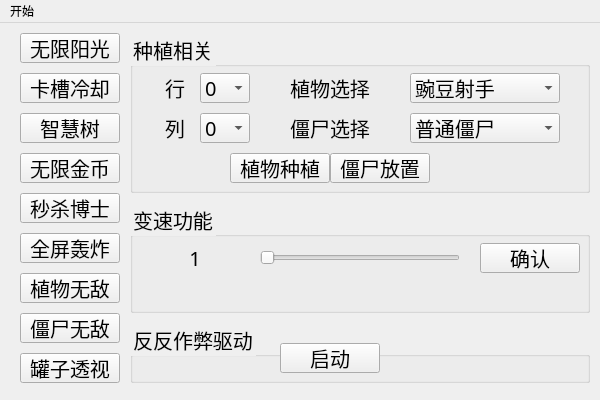
<?xml version="1.0" encoding="UTF-8"?>
<ui version="4.0">
 <class>MainWindow</class>
 <widget class="QMainWindow" name="MainWindow">
  <property name="geometry">
   <rect>
    <x>0</x>
    <y>0</y>
    <width>600</width>
    <height>400</height>
   </rect>
  </property>
  <property name="windowTitle">
   <string>MainWindow</string>
  </property>
  <widget class="QWidget" name="centralwidget">
   <widget class="QPushButton" name="FunBtn_00">
    <property name="geometry">
     <rect>
      <x>20</x>
      <y>10</y>
      <width>100</width>
      <height>30</height>
     </rect>
    </property>
    <property name="styleSheet">
     <string notr="true">font:20px;
font-family:songti;</string>
    </property>
    <property name="text">
     <string>无限阳光</string>
    </property>
   </widget>
   <widget class="QPushButton" name="FunBtn_01">
    <property name="geometry">
     <rect>
      <x>20</x>
      <y>50</y>
      <width>100</width>
      <height>30</height>
     </rect>
    </property>
    <property name="styleSheet">
     <string notr="true">font:20px;
font-family:songti;</string>
    </property>
    <property name="text">
     <string>卡槽冷却</string>
    </property>
   </widget>
   <widget class="QPushButton" name="FunBtn_02">
    <property name="geometry">
     <rect>
      <x>20</x>
      <y>90</y>
      <width>100</width>
      <height>30</height>
     </rect>
    </property>
    <property name="styleSheet">
     <string notr="true">font:20px;
font-family:songti;</string>
    </property>
    <property name="text">
     <string>智慧树</string>
    </property>
   </widget>
   <widget class="QPushButton" name="FunBtn_03">
    <property name="geometry">
     <rect>
      <x>20</x>
      <y>130</y>
      <width>100</width>
      <height>30</height>
     </rect>
    </property>
    <property name="styleSheet">
     <string notr="true">font:20px;
font-family:songti;</string>
    </property>
    <property name="text">
     <string>无限金币</string>
    </property>
   </widget>
   <widget class="QPushButton" name="FunBtn_04">
    <property name="geometry">
     <rect>
      <x>20</x>
      <y>170</y>
      <width>100</width>
      <height>30</height>
     </rect>
    </property>
    <property name="styleSheet">
     <string notr="true">font:20px;
font-family:songti;</string>
    </property>
    <property name="text">
     <string>秒杀博士</string>
    </property>
   </widget>
   <widget class="QPushButton" name="FunBtn_05">
    <property name="geometry">
     <rect>
      <x>20</x>
      <y>210</y>
      <width>100</width>
      <height>30</height>
     </rect>
    </property>
    <property name="styleSheet">
     <string notr="true">font:20px;
font-family:songti;</string>
    </property>
    <property name="text">
     <string>全屏轰炸</string>
    </property>
   </widget>
   <widget class="QPushButton" name="FunBtn_06">
    <property name="geometry">
     <rect>
      <x>20</x>
      <y>250</y>
      <width>100</width>
      <height>30</height>
     </rect>
    </property>
    <property name="styleSheet">
     <string notr="true">font:20px;
font-family:songti;</string>
    </property>
    <property name="text">
     <string>植物无敌</string>
    </property>
   </widget>
   <widget class="QPushButton" name="FunBtn_07">
    <property name="geometry">
     <rect>
      <x>20</x>
      <y>290</y>
      <width>100</width>
      <height>30</height>
     </rect>
    </property>
    <property name="styleSheet">
     <string notr="true">font:20px;
font-family:songti;</string>
    </property>
    <property name="text">
     <string>僵尸无敌</string>
    </property>
   </widget>
   <widget class="QPushButton" name="FunBtn_08">
    <property name="geometry">
     <rect>
      <x>20</x>
      <y>330</y>
      <width>100</width>
      <height>30</height>
     </rect>
    </property>
    <property name="styleSheet">
     <string notr="true">font:20px;
font-family:songti;</string>
    </property>
    <property name="text">
     <string>罐子透视</string>
    </property>
   </widget>
   <widget class="QGroupBox" name="FuncBox_0">
    <property name="geometry">
     <rect>
      <x>130</x>
      <y>10</y>
      <width>460</width>
      <height>160</height>
     </rect>
    </property>
    <property name="styleSheet">
     <string notr="true">font:20px;
font-family:songti;</string>
    </property>
    <property name="title">
     <string>种植相关</string>
    </property>
    <widget class="QPushButton" name="FunBtn_10">
     <property name="geometry">
      <rect>
       <x>200</x>
       <y>120</y>
       <width>100</width>
       <height>30</height>
      </rect>
     </property>
     <property name="styleSheet">
      <string notr="true">font:20px;
font-family:songti;</string>
     </property>
     <property name="text">
      <string>僵尸放置</string>
     </property>
    </widget>
    <widget class="QLabel" name="L1_4">
     <property name="geometry">
      <rect>
       <x>140</x>
       <y>80</y>
       <width>120</width>
       <height>30</height>
      </rect>
     </property>
     <property name="styleSheet">
      <string notr="true">font:20px;
font-family:songti;</string>
     </property>
     <property name="text">
      <string>僵尸选择</string>
     </property>
     <property name="alignment">
      <set>Qt::AlignmentFlag::AlignCenter</set>
     </property>
    </widget>
    <widget class="QPushButton" name="FunBtn_09">
     <property name="geometry">
      <rect>
       <x>100</x>
       <y>120</y>
       <width>100</width>
       <height>30</height>
      </rect>
     </property>
     <property name="styleSheet">
      <string notr="true">font:20px;
font-family:songti;</string>
     </property>
     <property name="text">
      <string>植物种植</string>
     </property>
    </widget>
    <widget class="QLabel" name="L1_3">
     <property name="geometry">
      <rect>
       <x>140</x>
       <y>40</y>
       <width>120</width>
       <height>30</height>
      </rect>
     </property>
     <property name="styleSheet">
      <string notr="true">font:20px;
font-family:songti;</string>
     </property>
     <property name="text">
      <string>植物选择</string>
     </property>
     <property name="alignment">
      <set>Qt::AlignmentFlag::AlignCenter</set>
     </property>
    </widget>
    <widget class="QComboBox" name="YComBox">
     <property name="geometry">
      <rect>
       <x>70</x>
       <y>40</y>
       <width>50</width>
       <height>30</height>
      </rect>
     </property>
     <item>
      <property name="text">
       <string>0</string>
      </property>
     </item>
     <item>
      <property name="text">
       <string>1</string>
      </property>
     </item>
     <item>
      <property name="text">
       <string>2</string>
      </property>
     </item>
     <item>
      <property name="text">
       <string>3</string>
      </property>
     </item>
     <item>
      <property name="text">
       <string>4</string>
      </property>
     </item>
    </widget>
    <widget class="QComboBox" name="ZombiesComBox">
     <property name="geometry">
      <rect>
       <x>280</x>
       <y>80</y>
       <width>150</width>
       <height>30</height>
      </rect>
     </property>
     <item>
      <property name="text">
       <string>普通僵尸</string>
      </property>
     </item>
     <item>
      <property name="text">
       <string>旗子僵尸</string>
      </property>
     </item>
     <item>
      <property name="text">
       <string>路障僵尸</string>
      </property>
     </item>
     <item>
      <property name="text">
       <string>撑杆僵尸</string>
      </property>
     </item>
     <item>
      <property name="text">
       <string>铁桶僵尸</string>
      </property>
     </item>
     <item>
      <property name="text">
       <string>读报僵尸</string>
      </property>
     </item>
     <item>
      <property name="text">
       <string>铁门网僵尸</string>
      </property>
     </item>
     <item>
      <property name="text">
       <string>橄榄球僵尸</string>
      </property>
     </item>
     <item>
      <property name="text">
       <string>舞者僵尸</string>
      </property>
     </item>
     <item>
      <property name="text">
       <string>伴舞僵尸</string>
      </property>
     </item>
     <item>
      <property name="text">
       <string>鸭子救生圈僵尸</string>
      </property>
     </item>
     <item>
      <property name="text">
       <string>潜水僵尸</string>
      </property>
     </item>
     <item>
      <property name="text">
       <string>雪橇车僵尸</string>
      </property>
     </item>
     <item>
      <property name="text">
       <string>雪橇车僵尸小队</string>
      </property>
     </item>
     <item>
      <property name="text">
       <string>海豚骑士僵尸</string>
      </property>
     </item>
     <item>
      <property name="text">
       <string>小丑僵尸</string>
      </property>
     </item>
     <item>
      <property name="text">
       <string>气球僵尸</string>
      </property>
     </item>
     <item>
      <property name="text">
       <string>矿工僵尸</string>
      </property>
     </item>
     <item>
      <property name="text">
       <string>蹦蹦僵尸</string>
      </property>
     </item>
     <item>
      <property name="text">
       <string>雪人僵尸</string>
      </property>
     </item>
     <item>
      <property name="text">
       <string>飞贼僵尸</string>
      </property>
     </item>
     <item>
      <property name="text">
       <string>梯子僵尸</string>
      </property>
     </item>
     <item>
      <property name="text">
       <string>投石车僵尸</string>
      </property>
     </item>
     <item>
      <property name="text">
       <string>巨人僵尸</string>
      </property>
     </item>
     <item>
      <property name="text">
       <string>小鬼僵尸</string>
      </property>
     </item>
     <item>
      <property name="text">
       <string>僵尸博士</string>
      </property>
     </item>
    </widget>
    <widget class="QLabel" name="L1_2">
     <property name="geometry">
      <rect>
       <x>30</x>
       <y>80</y>
       <width>30</width>
       <height>30</height>
      </rect>
     </property>
     <property name="styleSheet">
      <string notr="true">font:20px;
font-family:songti;</string>
     </property>
     <property name="text">
      <string>列</string>
     </property>
     <property name="alignment">
      <set>Qt::AlignmentFlag::AlignCenter</set>
     </property>
    </widget>
    <widget class="QLabel" name="L1">
     <property name="geometry">
      <rect>
       <x>30</x>
       <y>40</y>
       <width>30</width>
       <height>30</height>
      </rect>
     </property>
     <property name="styleSheet">
      <string notr="true">font:20px;
font-family:songti;</string>
     </property>
     <property name="text">
      <string>行</string>
     </property>
     <property name="alignment">
      <set>Qt::AlignmentFlag::AlignCenter</set>
     </property>
    </widget>
    <widget class="QComboBox" name="XComBox">
     <property name="geometry">
      <rect>
       <x>70</x>
       <y>80</y>
       <width>50</width>
       <height>30</height>
      </rect>
     </property>
     <item>
      <property name="text">
       <string>0</string>
      </property>
     </item>
     <item>
      <property name="text">
       <string>1</string>
      </property>
     </item>
     <item>
      <property name="text">
       <string>2</string>
      </property>
     </item>
     <item>
      <property name="text">
       <string>3</string>
      </property>
     </item>
     <item>
      <property name="text">
       <string>4</string>
      </property>
     </item>
     <item>
      <property name="text">
       <string>5</string>
      </property>
     </item>
     <item>
      <property name="text">
       <string>6</string>
      </property>
     </item>
     <item>
      <property name="text">
       <string>7</string>
      </property>
     </item>
     <item>
      <property name="text">
       <string>8</string>
      </property>
     </item>
    </widget>
    <widget class="QComboBox" name="PlantsComBox">
     <property name="geometry">
      <rect>
       <x>280</x>
       <y>40</y>
       <width>150</width>
       <height>30</height>
      </rect>
     </property>
     <item>
      <property name="text">
       <string>豌豆射手</string>
      </property>
     </item>
     <item>
      <property name="text">
       <string>向日葵</string>
      </property>
     </item>
     <item>
      <property name="text">
       <string>樱桃炸弹</string>
      </property>
     </item>
     <item>
      <property name="text">
       <string>坚果</string>
      </property>
     </item>
     <item>
      <property name="text">
       <string>土豆雷</string>
      </property>
     </item>
     <item>
      <property name="text">
       <string>寒冰射手</string>
      </property>
     </item>
     <item>
      <property name="text">
       <string>大嘴花</string>
      </property>
     </item>
     <item>
      <property name="text">
       <string>双重射手</string>
      </property>
     </item>
     <item>
      <property name="text">
       <string>小喷菇</string>
      </property>
     </item>
     <item>
      <property name="text">
       <string>阳光菇</string>
      </property>
     </item>
     <item>
      <property name="text">
       <string>大喷菇</string>
      </property>
     </item>
     <item>
      <property name="text">
       <string>咬咬碑</string>
      </property>
     </item>
     <item>
      <property name="text">
       <string>迷糊菇</string>
      </property>
     </item>
     <item>
      <property name="text">
       <string>胆小菇</string>
      </property>
     </item>
     <item>
      <property name="text">
       <string>冰川菇</string>
      </property>
     </item>
     <item>
      <property name="text">
       <string>末日菇</string>
      </property>
     </item>
     <item>
      <property name="text">
       <string>莲叶</string>
      </property>
     </item>
     <item>
      <property name="text">
       <string>窝瓜</string>
      </property>
     </item>
     <item>
      <property name="text">
       <string>三重射手</string>
      </property>
     </item>
     <item>
      <property name="text">
       <string>缠绕水草</string>
      </property>
     </item>
     <item>
      <property name="text">
       <string>火爆辣椒</string>
      </property>
     </item>
     <item>
      <property name="text">
       <string>地刺</string>
      </property>
     </item>
     <item>
      <property name="text">
       <string>火炬树状</string>
      </property>
     </item>
     <item>
      <property name="text">
       <string>高坚果</string>
      </property>
     </item>
     <item>
      <property name="text">
       <string>水兵菇</string>
      </property>
     </item>
     <item>
      <property name="text">
       <string>路灯花</string>
      </property>
     </item>
     <item>
      <property name="text">
       <string>仙人掌</string>
      </property>
     </item>
     <item>
      <property name="text">
       <string>三叶草</string>
      </property>
     </item>
     <item>
      <property name="text">
       <string>双向射手</string>
      </property>
     </item>
     <item>
      <property name="text">
       <string>星星果</string>
      </property>
     </item>
     <item>
      <property name="text">
       <string>南瓜头</string>
      </property>
     </item>
     <item>
      <property name="text">
       <string>磁力菇</string>
      </property>
     </item>
     <item>
      <property name="text">
       <string>卷心菜投手</string>
      </property>
     </item>
     <item>
      <property name="text">
       <string>花盆</string>
      </property>
     </item>
     <item>
      <property name="text">
       <string>玉米投手</string>
      </property>
     </item>
     <item>
      <property name="text">
       <string>咖啡豆</string>
      </property>
     </item>
     <item>
      <property name="text">
       <string>大蒜</string>
      </property>
     </item>
     <item>
      <property name="text">
       <string>萝卜伞</string>
      </property>
     </item>
     <item>
      <property name="text">
       <string>金盏花</string>
      </property>
     </item>
     <item>
      <property name="text">
       <string>西瓜投手</string>
      </property>
     </item>
     <item>
      <property name="text">
       <string>机枪投手</string>
      </property>
     </item>
     <item>
      <property name="text">
       <string>双胞向日葵</string>
      </property>
     </item>
     <item>
      <property name="text">
       <string>多嘴小喷菇</string>
      </property>
     </item>
     <item>
      <property name="text">
       <string>猫尾草</string>
      </property>
     </item>
     <item>
      <property name="text">
       <string>冰西瓜</string>
      </property>
     </item>
     <item>
      <property name="text">
       <string>吸金菇</string>
      </property>
     </item>
     <item>
      <property name="text">
       <string>钢地刺</string>
      </property>
     </item>
     <item>
      <property name="text">
       <string>玉米加农炮</string>
      </property>
     </item>
    </widget>
   </widget>
   <widget class="QGroupBox" name="FuncBox_1">
    <property name="geometry">
     <rect>
      <x>130</x>
      <y>180</y>
      <width>460</width>
      <height>110</height>
     </rect>
    </property>
    <property name="styleSheet">
     <string notr="true">font:20px;
font-family:songti;</string>
    </property>
    <property name="title">
     <string>变速功能</string>
    </property>
    <widget class="QPushButton" name="FunBtn_11">
     <property name="geometry">
      <rect>
       <x>350</x>
       <y>40</y>
       <width>100</width>
       <height>30</height>
      </rect>
     </property>
     <property name="styleSheet">
      <string notr="true">font:20px;
font-family:songti;</string>
     </property>
     <property name="text">
      <string>确认</string>
     </property>
    </widget>
    <widget class="QSlider" name="SpeedSlider">
     <property name="geometry">
      <rect>
       <x>130</x>
       <y>40</y>
       <width>200</width>
       <height>30</height>
      </rect>
     </property>
     <property name="orientation">
      <enum>Qt::Orientation::Horizontal</enum>
     </property>
    </widget>
    <widget class="QLabel" name="lspeed">
     <property name="geometry">
      <rect>
       <x>30</x>
       <y>40</y>
       <width>70</width>
       <height>30</height>
      </rect>
     </property>
     <property name="styleSheet">
      <string notr="true">font:20px;
font-family:songti;</string>
     </property>
     <property name="text">
      <string>1</string>
     </property>
     <property name="alignment">
      <set>Qt::AlignmentFlag::AlignCenter</set>
     </property>
    </widget>
   </widget>
   <widget class="QGroupBox" name="FuncBox_2">
    <property name="geometry">
     <rect>
      <x>130</x>
      <y>300</y>
      <width>460</width>
      <height>60</height>
     </rect>
    </property>
    <property name="styleSheet">
     <string notr="true">font:20px;
font-family:songti;</string>
    </property>
    <property name="title">
     <string>反反作弊驱动</string>
    </property>
    <widget class="QPushButton" name="FunBtn_12">
     <property name="geometry">
      <rect>
       <x>150</x>
       <y>20</y>
       <width>100</width>
       <height>30</height>
      </rect>
     </property>
     <property name="styleSheet">
      <string notr="true">font:20px;
font-family:songti;</string>
     </property>
     <property name="text">
      <string>启动</string>
     </property>
    </widget>
   </widget>
  </widget>
  <widget class="QMenuBar" name="Menu">
   <property name="geometry">
    <rect>
     <x>0</x>
     <y>0</y>
     <width>600</width>
     <height>21</height>
    </rect>
   </property>
   <widget class="QMenu" name="StartMenu">
    <property name="title">
     <string>开始</string>
    </property>
    <addaction name="InjectAction"/>
    <addaction name="UnloadAction"/>
    <addaction name="separator"/>
   </widget>
   <addaction name="StartMenu"/>
  </widget>
  <action name="InjectAction">
   <property name="text">
    <string>注入</string>
   </property>
  </action>
  <action name="UnloadAction">
   <property name="text">
    <string>卸载</string>
   </property>
  </action>
 </widget>
 <resources/>
 <connections/>
</ui>
